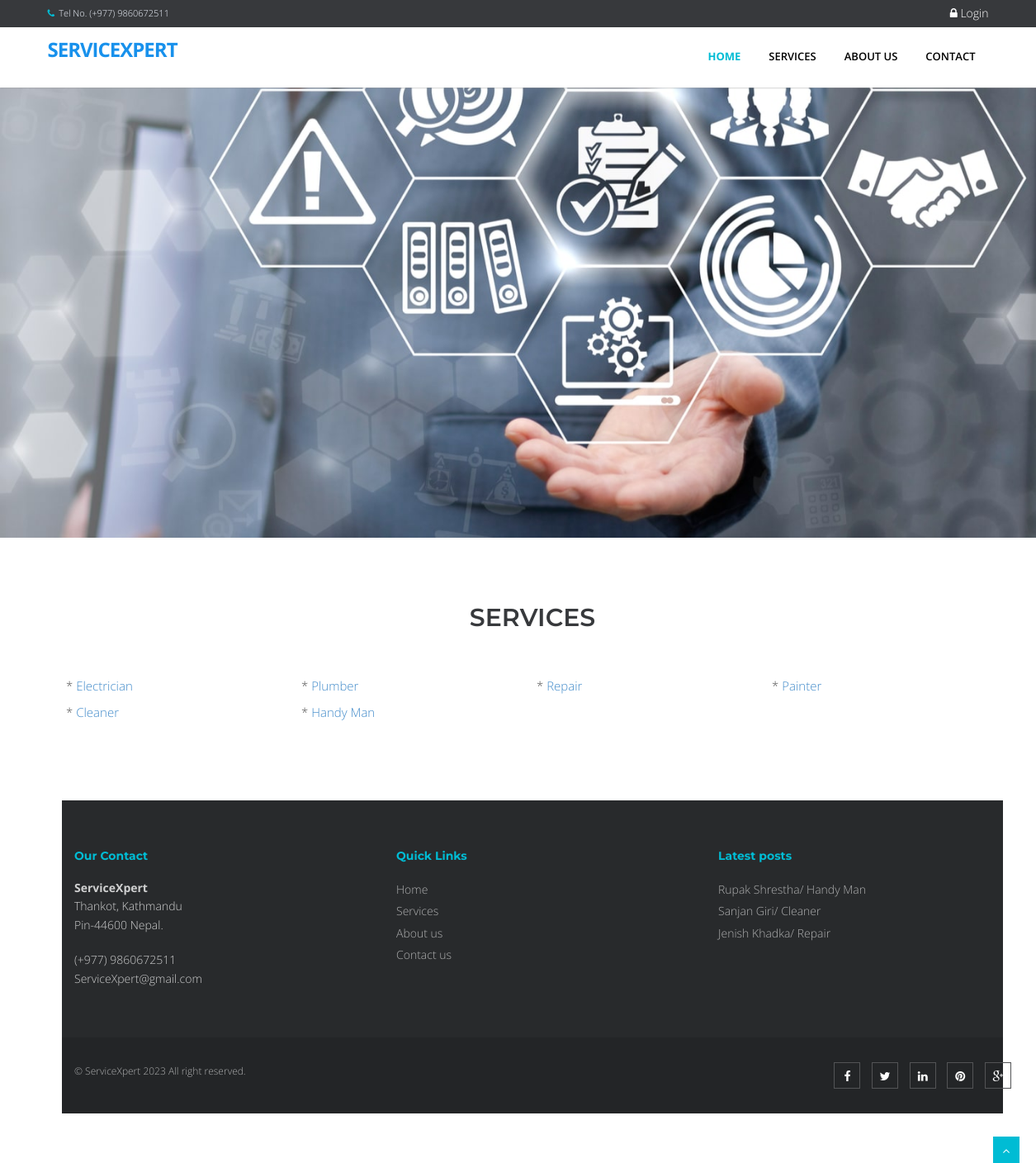
The page / on the database its author committed.
### tables this page shows
CREATE TABLE `tblcategory` (
  `CATEGORYID` int(11) NOT NULL,
  `CATEGORY` varchar(250) NOT NULL
);

CREATE TABLE `tbljob` (
  `JOBID` int(11) NOT NULL,
  `COMPANYID` int(11) NOT NULL,
  `CATEGORY` varchar(250) NOT NULL,
  `OCCUPATIONTITLE` varchar(90) NOT NULL,
  `REQ_NO_EMPLOYEES` int(11) NOT NULL,
  `SALARIES` double NOT NULL,
  `DURATION_EMPLOYEMENT` varchar(90) NOT NULL,
  `QUALIFICATION_WORKEXPERIENCE` text NOT NULL,
  `JOBDESCRIPTION` text NOT NULL,
  `PREFEREDSEX` varchar(30) NOT NULL,
  `SECTOR_VACANCY` text NOT NULL,
  `JOBSTATUS` varchar(90) NOT NULL,
  `DATEPOSTED` datetime NOT NULL
);

CREATE TABLE `tblcompany` (
  `COMPANYID` int(11) NOT NULL,
  `COMPANYNAME` varchar(90) NOT NULL,
  `COMPANYADDRESS` varchar(90) NOT NULL,
  `COMPANYCONTACTNO` varchar(30) NOT NULL,
  `COMPANYSTATUS` varchar(90) NOT NULL,
  `COMPANYMISSION` text NOT NULL
);

### index.php (called while the page is built, shortened)
<?php
require_once("include/initialize.php");
require_once("theme/templates.php");
?>

### include/database.php (called while the page is built, shortened)
<?php
class Database {
	var $sql_string = '';
	private $conn;
	public function open_connection() {
		$this->conn = mysqli_connect(server,user,pass);
		if(!$this->conn){
			echo "Problem in database connection! Contact administrator!";
			exit();
		}else{
			$db_select = mysqli_select_db($this->conn,database_name);
		}
	}
	function setQuery($sql='') {
		$this->sql_string=$sql;
	}
	function executeQuery() {
		$result = mysqli_query($this->conn,$this->sql_string);
		return $result;
	}
	private function confirm_query($result) {
		return $result;
	}
	function loadResultList( $key='' ) {
		$cur = $this->executeQuery();
		$array = array();
		while ($row = mysqli_fetch_object($cur)) {
			if ($key) {
				$array[$row->$key] = $row;
			} else {
				$array[] = $row;
			}
		}
		return $array;
	}
}
$mydb = new Database();
?>

### home.php (the view, shortened to what this page needs)
<section id="banner">
      <div id="main-slider" class="flexslider">
          <ul class="slides">
            <li>
              <img src="<?php echo web_root; ?>plugins/home-plugins/img/slides/12.jpg" alt="" />
              <div class="flex-caption">
              </div>
            </li>
          </ul>
      </div>
  <?php
    $sql = "SELECT * FROM `tblcompany`";
    $mydb->setQuery($sql);
  ?>
<section class="section-padding gray-bg">
  <div class="container">
    <div class="row">
      <div class="col-md-12">
        <div class="section-title text-center">
          <h2 >Services</h2>
        </div>
      </div>
    </div>
    <div class="row">
      <div class="col-md-12 ">
        <?php
          $sql = "SELECT * FROM `tblcategory`";
          $mydb->setQuery($sql);
          $cur = $mydb->loadResultList();
          foreach ($cur as $result) {
            echo '<div class="col-md-3" style="font-size:15px;padding:5px">* <a href="'.web_root.'index.php?q=category&search='.$result->CATEGORY.'">'.$result->CATEGORY.'</a></div>';
          }
        ?>
      </div>
    </div>
  </div>
<div class="about home-about">
      <div class="container">

### theme/templates.php (shortened to what this page needs)
 <!DOCTYPE html>
<html lang="en">
<head>
<link href="<?php echo web_root; ?>plugins/home-plugins/css/bootstrap.min.css" rel="stylesheet" />
<link href="<?php echo web_root; ?>plugins/home-plugins/css/fancybox/jquery.fancybox.css" rel="stylesheet">
<link href="<?php echo web_root; ?>plugins/home-plugins/css/flexslider.css" rel="stylesheet" />
<link href="<?php echo web_root; ?>plugins/home-plugins/css/style.css" rel="stylesheet" />
<link rel="stylesheet" href="<?php echo web_root;?>plugins/font-awesome/css/font-awesome.min.css">
<link rel="stylesheet" href="<?php echo web_root;?>plugins/dataTables/jquery.dataTables.min.css">
<link rel="stylesheet" href="<?php echo web_root;?>plugins/dataTables/jquery.dataTables_themeroller.css">
<link href="<?php echo web_root; ?>plugins/datepicker/bootstrap-datetimepicker.min.css" rel="stylesheet" media="screen">
<link href="<?php echo web_root; ?>plugins/datepicker/datepicker3.css" rel="stylesheet" media="screen">
</head>
<body>
<div id="wrapper" class="home-page">
  <header>
        <div class="topbar navbar-fixed-top">
          <div class="container">
            <div class="row">
              <div class="col-md-12">
                <p class="pull-left hidden-xs"><i class="fa fa-phone"></i>Tel No. (+977) 9860672511</p>
                <?php if (isset($_SESSION['APPLICANTID'])) {
                    $sql = "SELECT count(*) as 'COUNTNOTIF' FROM `tbljob` ORDER BY `DATEPOSTED` DESC";
                    $mydb->setQuery($sql);
                    $showNotif = $mydb->loadSingleResult();
                    $notif =isset($showNotif->COUNTNOTIF) ? $showNotif->COUNTNOTIF : 0;
                    $applicant = new Applicants();
                    $appl  = $applicant->single_applicant($_SESSION['APPLICANTID']);
                    $sql ="SELECT count(*) as 'COUNT' FROM `tbljobregistration` WHERE `PENDINGAPPLICATION`=0 AND `HVIEW`=0 AND `APPLICANTID`='{$appl->APPLICANTID}'";
                    $mydb->setQuery($sql);
                    $showMsg = $mydb->loadSingleResult();
                    $msg =isset($showMsg->COUNT) ? $showMsg->COUNT : 0;
                    echo ' <p class="pull-right login"><a title="View Notification(s)" href="'.web_root.'applicant/index.php?view=notification"> <i class="fa fa-bell-o"></i> <span class="label label-success">'.$notif.'</span></a> | <a title="View Message(s)" href="'.web_root.'applicant/index.php?view=message"> <i class="fa fa-envelope-o"></i> <span class="label label-success">'.$msg.'</span></a> | <a title="View Profile" href="'.web_root.'applicant/"> <i class="fa fa-user"></i>  '. $appl->FNAME. ' '.$appl->LNAME .' </a> | <a href="'.web_root.'logout.php">  <i class="fa fa-sign-out"> </i>Logout</a> </p>';
                    }else{ ?>
                      <p   class="pull-right login"><a data-target="#myModal" data-toggle="modal" href=""> <i class="fa fa-lock"></i> Login </a></p>
                <?php } ?>
              </div>
            </div>
          </div>
        </div>
        <div style="min-height: 30px;"></div>
        <div class="navbar navbar-default navbar-static-top" >
            <div class="container">
                <div class="navbar-header">
                    <a class="navbar-brand" href="<?php echo web_root; ?>index.php">ServiceXpert</a>
                </div>
                <div class="navbar-collapse collapse ">
                    <ul class="nav navbar-nav">
                        <li class="<?php echo !isset($_GET['q'])? 'active' :''?>"><a href="<?php echo web_root; ?>index.php">Home</a></li>
                             <li class="<?php  if(isset($_GET['q'])) { if($_GET['q']=='advancesearch'){ echo 'active'; }else{ echo ''; }}  ?>"><a href="<?php echo web_root; ?>index.php?q=advancesearch">Services</a></li>
                            <?php
                            $sql = "SELECT * FROM `tblcategory` LIMIT 10";
                            $mydb->setQuery($sql);
                            ?>
                        <li class="<?php  if(isset($_GET['q'])) { if($_GET['q']=='About'){ echo 'active'; }else{ echo ''; }}  ?>"><a href="<?php echo web_root; ?>index.php?q=About">About Us</a></li>
                        <li class="<?php  if(isset($_GET['q'])) { if($_GET['q']=='Contact'){ echo 'active'; }else{ echo ''; }}  ?>"><a href="<?php echo web_root; ?>index.php?q=Contact">Contact</a></li>
                    </ul>
                </div>
            </div>
        </div>
  </header>
      <?php
       require_once $content;
        ?>
  <footer>
  <div class="container">
    <div class="row">
      <div class="col-md-4 col-sm-4">
        <div class="widget">
          <h5 class="widgetheading">Our Contact</h5>
          <address>
          <strong>ServiceXpert</strong><br>
          Thankot, Kathmandu<br>
           Pin-44600 Nepal.</address>
          <p>
            <i class="icon-phone"></i> (+977) 9860672511  <br>
            <i class="icon-envelope-alt"></i> ServiceXpert@gmail.com
          </p>
        </div>
      </div>
      <div class="col-md-4 col-sm-4">
        <div class="widget">
          <h5 class="widgetheading">Quick Links</h5>
          <ul class="link-list">
            <li><a href="<?php echo web_root; ?>index.php">Home</a></li>
            <li><a href="<?php echo web_root; ?>index.php?q=company">Services</a></li>
            <li><a href="<?php echo web_root; ?>index.php?q=About">About us</a></li>
            <li><a href="<?php echo web_root; ?>index.php?q=Contact">Contact us</a></li>
          </ul>
        </div>
      </div>
      <div class="col-md-4 col-sm-4">
        <div class="widget">
          <h5 class="widgetheading">Latest posts</h5>
          <ul class="link-list">
            <?php
                  $sql = "SELECT * FROM `tblcompany` c,`tbljob` j WHERE c.`COMPANYID`=j.`COMPANYID`   ORDER BY DATEPOSTED DESC LIMIT 3" ;
                  $mydb->setQuery($sql);
                  $cur = $mydb->loadResultList();
                  foreach ($cur as $result) {
                    echo ' <li><a href="'.web_root.'index.php?q=viewjob&search='.$result->JOBID.'">'.$result->COMPANYNAME . '/ '. $result->OCCUPATIONTITLE .'</a></li>';
                  }
              ?>
          </ul>
        </div>
      </div>
    </div>
  </div>
  <div id="sub-footer">
    <div class="container">
      <div class="row">
        <div class="col-lg-6">
          <div class="copyright">
            <p>
              <span>&copy; ServiceXpert 2023 All right reserved.
            </p>
          </div>
        </div>
        <div class="col-lg-6">
          <ul class="social-network">
            <li><a href="#" data-placement="top" title="Facebook"><i class="fa fa-facebook"></i></a></li>
            <li><a href="#" data-placement="top" title="Twitter"><i class="fa fa-twitter"></i></a></li>
            <li><a href="#" data-placement="top" title="Linkedin"><i class="fa fa-linkedin"></i></a></li>
            <li><a href="#" data-placement="top" title="Pinterest"><i class="fa fa-pinterest"></i></a></li>
            <li><a href="#" data-placement="top" title="Google plus"><i class="fa fa-google-plus"></i></a></li>
          </ul>
        </div>
      </div>
    </div>
  </div>
  </footer>
</div>
<a href="#" class="scrollup"><i class="fa fa-angle-up active"></i></a>
</body>
</html>

### theme/templates.php (style rules this page uses)
.login a { font-size: 14px; color: #fff; padding:0px; }

### rows shown on the page
tblcategory: CATEGORY "Electrician"
tblcategory: CATEGORY "Plumber"
tblcategory: CATEGORY "Repair"
tblcategory: CATEGORY "Painter"
tblcategory: CATEGORY "Cleaner"
tblcategory: CATEGORY "Handy Man"
tbljob: COMPANYID.COMPANYNAME "Rupak Shrestha", OCCUPATIONTITLE "Handy Man"
tbljob: COMPANYID.COMPANYNAME "Sanjan Giri", OCCUPATIONTITLE "Cleaner"
tbljob: COMPANYID.COMPANYNAME "Jenish Khadka", OCCUPATIONTITLE "Repair"
